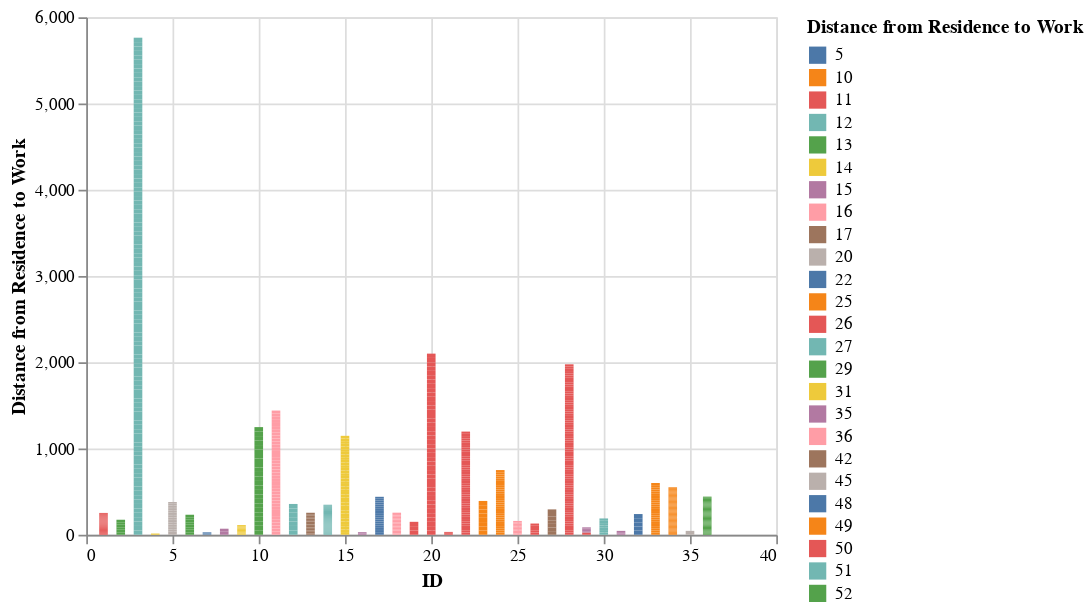

The notebook cell this image was saved under:
### Code cell
bar = alt.Chart(data). mark_bar(). encode(x= 'ID', y= 'Distance from Residence to Work', color=alt.condition(brush, 'Distance from Residence to Work:N', alt.value('red'))). add_selection(brush)

bar

### Figure 1 — Vega-Lite specification as saved in the notebook (floating-point values rounded to 4 significant figures; data arrays with more than 128 entries replaced by an {"elided": "..."} marker saying what was removed)
{"config": {"view": {"continuousWidth": 400, "continuousHeight": 300}}, "data": {"name": "data-f286d4973bcea1ca199e9ee197b40641"}, "mark": "bar", "encoding": {"color": {"condition": {"type": "nominal", "field": "Distance from Residence to Work", "selection": "selector002"}, "value": "red"}, "x": {"type": "quantitative", "field": "ID"}, "y": {"type": "quantitative", "field": "Distance from Residence to Work"}}, "selection": {"selector002": {"type": "interval"}}, "$schema": "https://vega.github.io/schema/vega-lite/v4.8.1.json", "datasets": {"data-f286d4973bcea1ca199e9ee197b40641": {"elided": "740 records"}}}
